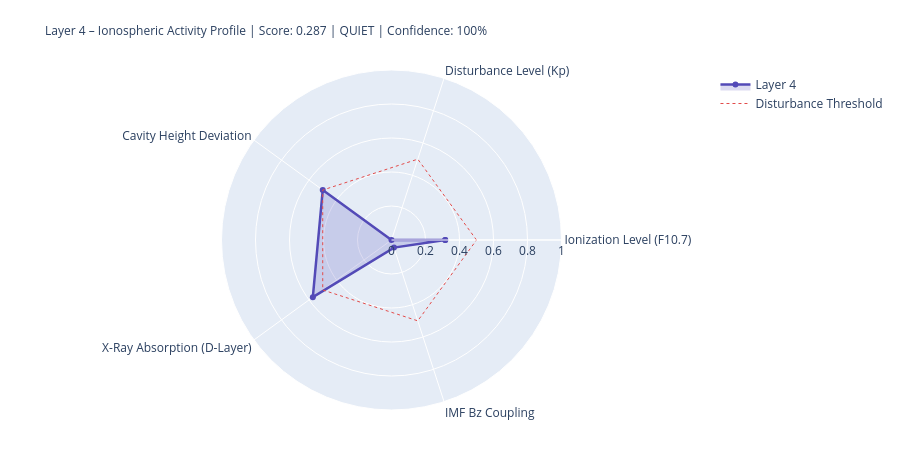

Notebook cell for this chart:
### Markdown cell above
---
## 4. State Assessment & Handoff to Layer 5

### Code cell
# ============================================================
# LAYER-4-SCORE
# ============================================================

COMPONENTS = {
    'Ionization Level (F10.7)':    {'score': ioniz,       'source': 'primary' if f107_now else 'from_layer0', 'dynamic': True},
    'Disturbance Level (Kp)':          {'score': disturb,     'source': 'primary' if kp_now   else 'from_layer0', 'dynamic': True},
    'Cavity Height Deviation':    {'score': h_dev,       'source': 'derived',                                'dynamic': True},
    'X-Ray Absorption (D-Layer)':{'score': xray_ioniz,  'source': 'primary' if xray_now else 'missing',     'dynamic': True},
    'IMF Bz Coupling':             {'score': bz_coupling, 'source': 'primary' if bz_now   else 'from_layer0', 'dynamic': True},
}

available    = {k: v['score'] for k, v in COMPONENTS.items() if v['score'] is not None}
unavailable  = [k for k, v in COMPONENTS.items() if v['score'] is None]
layer4_score = round(sum(available.values()) / len(available), 4) if available else None
confidence   = round(len(available) / len(COMPONENTS), 2)
level = ('unknown' if layer4_score is None
         else 'quiet'   if layer4_score < 0.3
         else 'moderate' if layer4_score < 0.6
         else 'active')
dominant_l4 = max(available, key=available.get) if available else 'none'

# Resonance delta for Schumann SR-1
sr1_ref = schumann_freq(1, 80.0)
sr1_now = schumann_freq(1, h_eff)
sr1_delta_mhz = (sr1_now - sr1_ref) * 1000

# Propagation conditions
prop_cond = ('disturbed'   if kp_val > 4
             else 'unsettled' if kp_val > 2
             else 'normal')
if xray_class in ['X', 'M']:
    prop_cond = 'Radio-Blackout moeglich'

W = 68
print('=' * W)
print('LAYER 4 – IONOSPHERE – STATE ASSESSMENT')
print('=' * W)
for name, comp in COMPONENTS.items():
    s = comp['score']
    if s is not None:
        bar = '█' * int(s * 20) + '░' * (20 - int(s * 20))
        print(f'  {name:<36} {bar}  {s:.3f}  [{comp["source"]}]')
    else:
        print(f'  {name:<36} {"─" * 20}  n/a   [missing]')
print('-' * W)
print(f'  Score:          {layer4_score:.3f}  ({len(available)}/{len(COMPONENTS)} components)')
print(f'  Confidence:     {confidence:.0%}')
print(f'  Level:          {level.upper()}')
print(f'  Dominant:       {dominant_l4}')
print(f'  Cavity height:  {h_eff:.1f} km  (Ref: 80.0 km)')
print(f'  SR-1:           {sr1_now:.3f} Hz  (Δ {sr1_delta_mhz:+.1f} mHz vs. ref)')
print(f'  Propagation:    {prop_cond}')
print(f'  X-Ray:          {xray_class}-class  ({xray_now:.2e} W/m²)' if xray_now else '  X-Ray:          n/a')
print('=' * W)

# Radar
cats   = list(available.keys())
vals_r = list(available.values())
if len(cats) >= 3:
    fig = go.Figure()
    fig.add_trace(go.Scatterpolar(
        r=vals_r + [vals_r[0]], theta=cats + [cats[0]],
        fill='toself', fillcolor='rgba(83,74,183,0.20)',
        line=dict(color='#534AB7', width=2.5), name='Layer 4'
    ))
    fig.add_trace(go.Scatterpolar(
        r=[0.5] * (len(cats)+1), theta=cats + [cats[0]],
        line=dict(color='#E24B4A', dash='dot', width=1),
        mode='lines', name='Disturbance Threshold'
    ))
    fig.update_layout(
        title=dict(
            text=f'Layer 4 – Ionospheric Activity Profile | Score: {layer4_score:.3f} | {level.upper()} | Confidence: {confidence:.0%}',
            font=dict(size=12)
        ),
        polar=dict(radialaxis=dict(visible=True, range=[0, 1])),
        height=450, showlegend=True,
        margin=dict(l=80, r=80, t=70, b=40)
    )
    fig.show()

### Figure 1 — Plotly figure (JSON) as saved in the notebook; plotly's stock layout.template omitted (floating-point values rounded to 4 significant figures)
{"data": [{"fill": "toself", "fillcolor": "rgba(83,74,183,0.20)", "line": {"color": "#534AB7", "width": 2.5}, "name": "Layer 4", "r": [0.316, 0.0, 0.5, 0.572, 0.047, 0.316], "theta": ["Ionization Level (F10.7)", "Disturbance Level (Kp)", "Cavity Height Deviation", "X-Ray Absorption (D-Layer)", "IMF Bz Coupling", "Ionization Level (F10.7)"], "type": "scatterpolar"}, {"line": {"color": "#E24B4A", "dash": "dot", "width": 1}, "mode": "lines", "name": "Disturbance Threshold", "r": [0.5, 0.5, 0.5, 0.5, 0.5, 0.5], "theta": ["Ionization Level (F10.7)", "Disturbance Level (Kp)", "Cavity Height Deviation", "X-Ray Absorption (D-Layer)", "IMF Bz Coupling", "Ionization Level (F10.7)"], "type": "scatterpolar"}], "layout": {"height": 450, "margin": {"b": 40, "l": 80, "r": 80, "t": 70}, "polar": {"radialaxis": {"range": [0, 1], "visible": true}}, "showlegend": true, "title": {"font": {"size": 12}, "text": "Layer 4 – Ionospheric Activity Profile | Score: 0.287 | QUIET | Confidence: 100%"}}}
